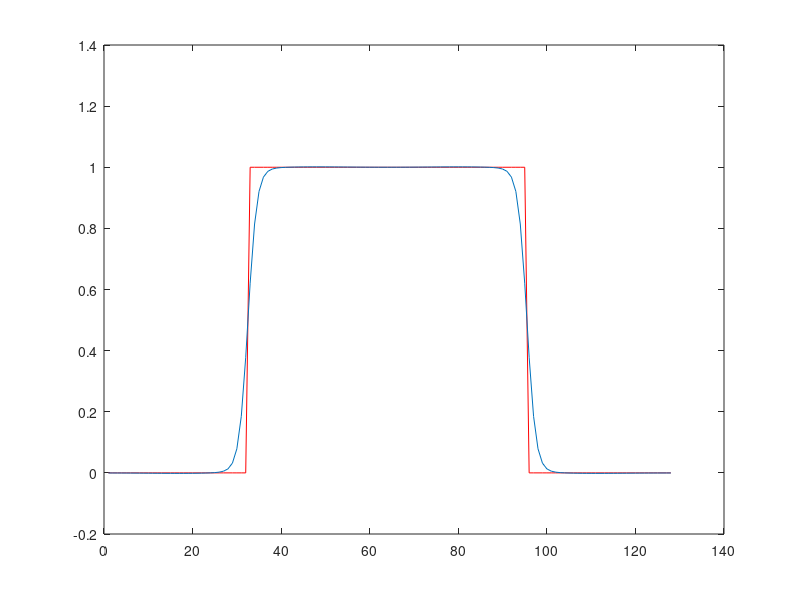

Reproduce this figure in MATLAB.
clear all;
D=1.0;
dt=0.5;
N=128;
m=2;
A=1.0;
kappa=1.0;


% Declarations
conc=zeros(N,1);
c_prime=zeros(N, 1);
global E1S
global E2S
global E3S

% Initial profile
for i=1:N
    if (i>N/4 && i<3*N/4)
        conc(i)=1;
    end
end

plot(conc, 'r')
hold on

% Define g
g=zeros(N,1);


% Periodic Boundary
halfN=N/2;
delk=2*pi/N;

% Evolve the profile

for p=1:60
    
    % Define g
    g=2*A*conc.*(1-conc).*(1-2*conc);
    
    % FFT
    c_hat=fft(conc);
    g_hat=fft(g);
    
    for i=1:N
        
        %Periodic Boundary Condition
        if ((i) <= halfN)
            k=(i)*delk;
        end
        
        if ((i) > halfN)
            k=(i-N)*delk;
        end
        
        k2=k*k;
        k4=k2*k2;
        
        c_hat(i)=(c_hat(i)-dt*k2*g_hat(i))/(1+2*k4*dt);
        
        
        conc=real(ifft(c_hat));
    end
    
    
    
end
plot(conc);

% Calculation of Interfacial energy

energy1=0;
energy2=0;

% energy1

for i=1:N
    energy1=energy1 + A*conc(i)*conc(i)*(1-conc(i)*conc(i))*(1-conc(i)*conc(i));
end

% energy 2


%Periodic Boundary Condition
for i=1:N
    
    c_hat=fft(conc);

    if ((i-1) <= halfN)
        k=(i-1)*delk;
    end
    
    if ((i-1) > halfN)
        k=(i-1-N)*delk;
    end
    
    % Transform to fourier space for calculating derivative
    c_hat(i)=c_hat(i)*complex(0,1)*k;
    c_prime(i)=real(ifft(c_hat(i)));
    
end

for i=1:N
    energy2 = energy2 + kappa*c_prime(i)*c_prime(i);
end

E1S=0.5*energy1;
E2S=0.5*energy2;
E3S=0.5*(energy1 + energy2);
